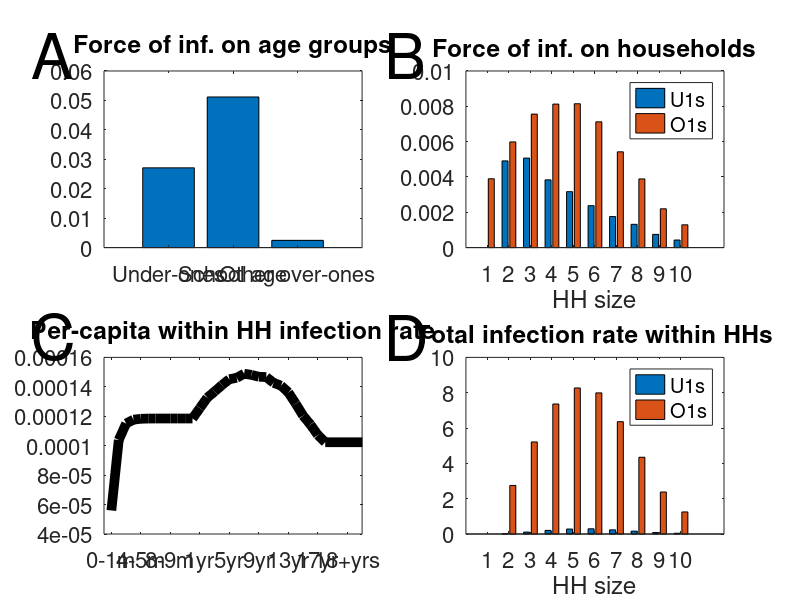

MATLAB code to generate this figure:
%% Force of infection plot

load('force_of_infection_1.5.mat');
load('mean_inf_rate.mat');
load('In_household_infection_rates_by_HHSize.mat');

%%
figure(1)
clf


subplot(2,2,1)
U1_foi = sum(mean_foi_A(1:12));
School_age_foi = sum(mean_foi_A(16:28));
other_foi = sum(mean_foi_A([13:15 29:30]));
xticklocs = [1,4,7];
labels = {'Under-ones', 'School age', 'Other over-ones' };
bar(xticklocs,[U1_foi,School_age_foi,other_foi]);
set(gca,'FontSize',16,'XTick',xticklocs,'XTickLabel',labels,'XTickLabelRotation',-45);
title('Force of inf. on age groups')%,'FontSize',14)


subplot(2,2,2)
stacked_HH_bars = [mean_foi_H_U1 mean_foi_H_O1_1+mean_foi_H_O1_0];
% bar(stacked_HH_bars,'stacked');
bar(stacked_HH_bars);
set(gca,'FontSize',16)
title('Force of inf. on households')
xlabel('HH size')
legend('U1s','O1s')



subplot(2,2,3)
Meshendpts = [linspace(30.4,365.25,12), linspace(2*365.25,365.25*17,16),18*365.25,150*365.25];
Meshstartpts = [0,Meshendpts(1:(end-1))];

Mesh = mean( [Meshstartpts ; Meshendpts], 1)/365.25;

hold on

 plot([1:30,40],[mean_transmission_rate_in_HH;mean_transmission_rate_in_HH(end)],'color',[ 0 0 0],'LineWidth',7 ) ;

set(gca,'XTick',[1:4:29,33],'Box','on')
set(gca,'XTickLabel',{'0-1m','4-5m','8-9m','1yr','5yr','9yr','13yr','17yr','18+yrs'})
set(gca,'FontSize',16,'XTickLabelRotation',-45);
title('Per-capita within HH infection rate')
xlim([0,35])


subplot(2,2,4)
bar([mean(InHH_inf_rate_u1,2) mean(InHH_inf_rate_o1,2)])
set(gca,'FontSize',16)
title('Total infection rate within HHs')
xlabel('HH size')
legend('U1s','O1s')
%%

annotation('textbox',[0.04,0.87,0.1,0.1],'String','A','FitBoxToText','on','FontSize',45,'LineStyle','none');
annotation('textbox',[0.48,0.87,0.1,0.1],'String','B','FitBoxToText','on','FontSize',45,'LineStyle','none');
annotation('textbox',[0.04,0.4,0.1,0.1],'String','C','FitBoxToText','on','FontSize',45,'LineStyle','none');
annotation('textbox',[0.48,0.4,0.1,0.1],'String','D','FitBoxToText','on','FontSize',45,'LineStyle','none');
